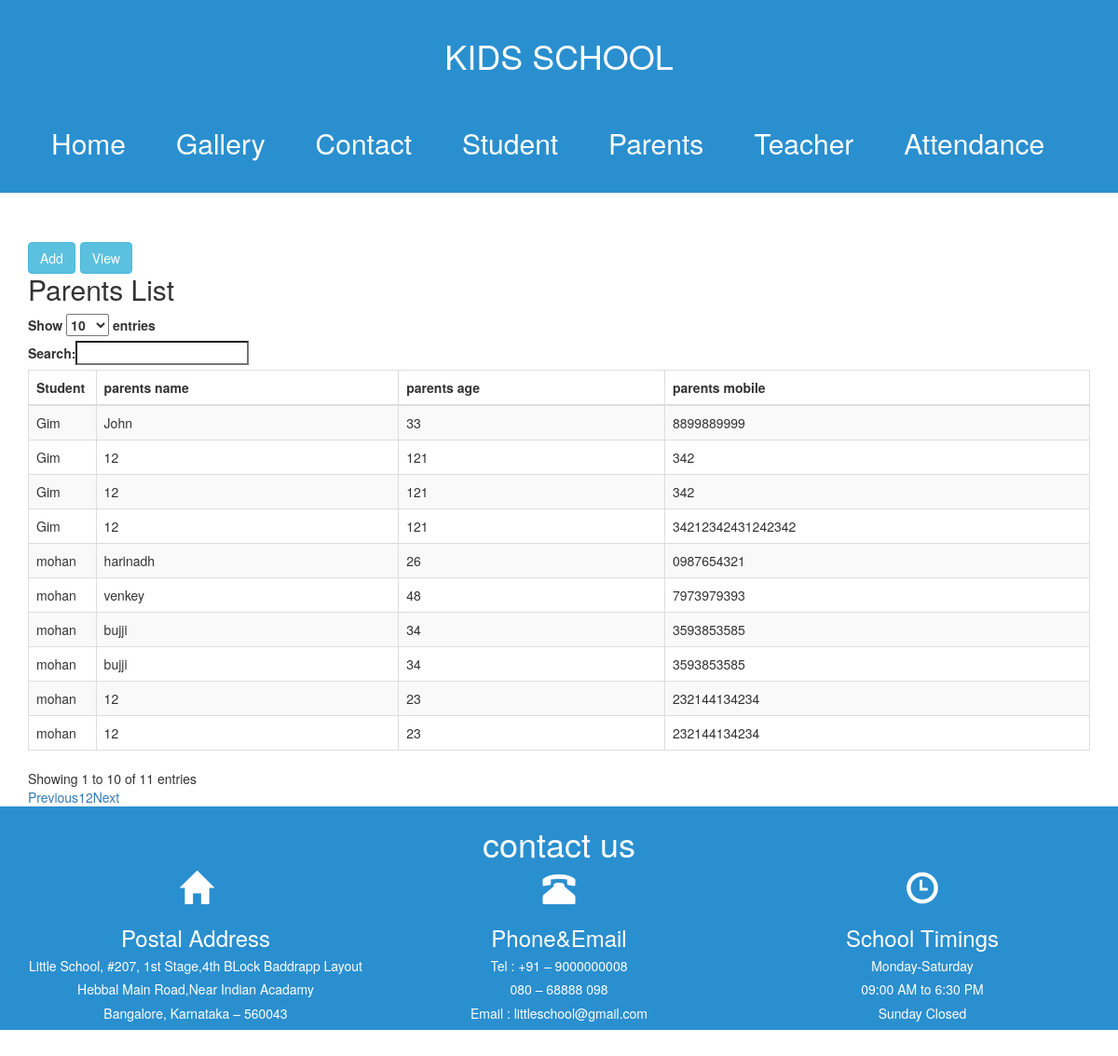
/parents/, run on the app's committed database.
### kids/models.py (models this page shows)
class Parents(models.Model):
	p_name=models.CharField(max_length=20)
	p_age=models.IntegerField(null=True,blank=True)
	p_mobile=models.CharField(max_length=12,null=True,blank=True)
        p_email=models.CharField(max_length=12,null=True,blank=True)
	student=models.ForeignKey(Student,null=True,blank=True)

class Student(models.Model):
	"""
	This is for student model
	"""
	name=models.CharField(max_length=10,null=True,blank=True)
	standard=models.CharField(max_length=10,null=True,blank=True)
	section=models.CharField(max_length=10,null=True,blank=True)
	status=models.BooleanField(default=True)
	age=models.IntegerField(null=True,blank=True)
	rollnumber=models.IntegerField(null=True,blank=True)
	dateofbirth=models.CharField(max_length=10, null=True,blank=True)
	address = models.ForeignKey('Address', null=True, blank=True)

### kids/views.py (the view, shortened to what this page needs)
# urls.py: url(r'^parents/',Parent.as_view()),
class Parent(View):
    template_name="parent.html"
    def get(self, request, *args, **kwargs):
        parents=Parents.objects.all()
        students=Student.objects.all()
	return render(request, self.template_name, locals())

### templates/parent.html (shortened to what this page needs)
<!DOCTYPE html>
<html lang="en">
<head>
  <link rel="stylesheet" href="https://maxcdn.bootstrapcdn.com/bootstrap/3.3.7/css/bootstrap.min.css">
  <link rel="stylesheet" href="//maxcdn.bootstrapcdn.com/bootstrap/3.3.7/css/bootstrap.min.css">
  <link rel="stylesheet" href="https://cdn.datatables.net/1.10.16/css/dataTables.bootstrap.min.css">
</head>
<link rel='stylesheet prefetch' href='http://maxcdn.bootstrapcdn.com/font-awesome/4.2.0/css/font-awesome.min.css'>
<body>
<div class="fixed-header">
	<div class="container" style="text-align:center;">
	<h1>KIDS SCHOOL</h1>
</div>
        <div class="container">
            <nav>
                <a href="#"><br><h2>Home</h2></a>
                <a href="/gallery/"><br><h2>Gallery</h2></a>
                <a href="/contact/"><br><h2>Contact</h2></a>
		<a href="/student/"><br><h2>Student</h2></a>
		<a href="/parents/"><br><h2>Parents</h2></a>
		<a href="/teacher/"><br><h2>Teacher</h2></a>
		<a href="/attendance/"><br><h2>Attendance</h2></a>
            </nav>
        </div>
 </div>
<br><br><br><br><br><br><br><br><br><br>
<div class="col-sm-12">
	<div class="col-sm-2"><button class="btn btn-info" id="add_parents">Add</button><button class="btn btn-info" style="margin-left:5px;" id="view_parents">View</button></div>
</div>
<div class="container" id="parents_view_div">
  <h2>Parents List</h2>
              <table id="example" class="table table-striped table-bordered" cellspacing="0" width="100%">
		<thead>
                  <th style="width: 10px">Student</th>
                  <th>parents name</th>
                  <th>parents age</th>
		  <th>parents mobile</th>
		</thead>
		<tbody>
		{% for stud in parents %}
                <tr>
                 <td>{{ stud.student.name }}</td>
                  <td>{{ stud.p_name }}</td>
                  <td>{{ stud.p_age }}</td>
		  <td>{{ stud.p_mobile }}</td>
                </tr>
		{% endfor %}
		</tbody>
              </table>
</div>
<div>
<footer class="container-fluid bg-4 text-center">
  <h1>contact us</h1>
<div class="col-sm-4">
<center>
<i class="glyphicon glyphicon-home" styel="font-size: 50px;"></i>
<h3>Postal Address</h3>
<h5> Little School, #207, 1st Stage,4th BLock Baddrapp Layout</h5>
<h5> Hebbal Main Road,Near Indian Acadamy</h5>
<h5> Bangalore, Karnataka – 560043</h5>
</center>
</div>
<div class="col-sm-4">
<center>
<i class="glyphicon glyphicon-phone-alt" styel="font-size: 50px;"></i>
<h3>Phone&Email</h3>
<h5> Tel : +91 – 9000000008 </h5>
<h5> 080 – 68888 098</h5>
<h5>Email : littleschool@gmail.com</h5>
</center>
</div>
<div class="col-sm-4">
<center>
<i class="glyphicon glyphicon-time" styel="font-size: 50px;"></i>
<h3>School Timings</h3>
<h5> Monday-Saturday </h5>
<h5> 09:00 AM to 6:30 PM</h5>
<h5>Sunday Closed</h5>
</center>
</div>
</footer>
</div>
</body>
</html>

### templates/parent.html (style rules this page uses)
body { padding-top: 60px; padding-bottom: 40px; }
.fixed-header { width: 100%; position: fixed; background-color:#2a8fcf; padding: 20px 0; color: #fff; }
.fixed-header { top: 0; }
nav a { color: black; text-decoration: none; padding: 7px 25px; display: inline-block; color:#fff; }
footer { background-color:#2a8fcf; text-align: center;; color:#fff; }
.glyphicon { font-size: 35px; }

### data on the page
Parents: student.name "Gim", p_name "John", p_age "33", p_mobile "8899889999"
Parents: student.name "mohan", p_name "harinadh", p_age "26", p_mobile "0987654321"
Parents: student.name "mohan", p_name "venkey", p_age "48", p_mobile "7973979393"
Parents: student.name "mohan", p_name "bujji", p_age "34", p_mobile "3593853585"
Parents: student.name "mohan", p_name "bujji", p_age "34", p_mobile "3593853585"
Parents: student.name "mohan", p_name "12", p_age "23", p_mobile "232144134234"
Parents: student.name "mohan", p_name "12", p_age "23", p_mobile "232144134234"
Parents: student.name "Gim", p_name "12", p_age "121", p_mobile "342"
Parents: student.name "Gim", p_name "12", p_age "121", p_mobile "342"
Parents: student.name "Gim", p_name "12", p_age "121", p_mobile "34212342431242342"
